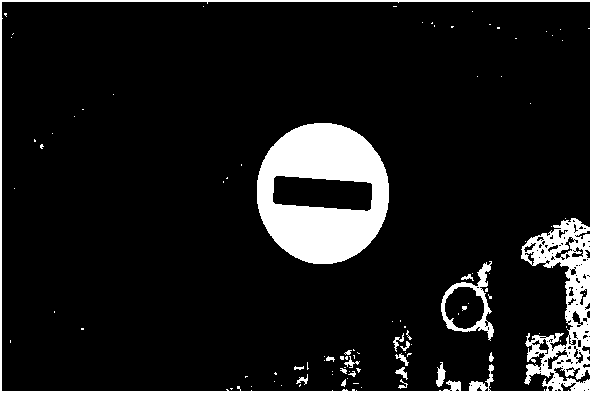
#> input picture image_processing/find_object/HSV_result1.png, 592 x 393 px
$ python -i find_outline.py   (imports and definitions only)
#> lines starting #> are read from the running program, lines starting #| are printed output that depends on the picture; after the words box and inside, x2 and y2 are one past the last pixel; in counts of white or black regions, pixels touching at a corner belong together
import cv2
import numpy as np
from skimage import io
from pathlib import Path

BASE_DIR = Path(__file__).parent
res = BASE_DIR.joinpath('outline_')

def findGreatesContour(contours):
    largest_area = 0
    largest_contour_index = -1
    i = 0
    total_contours = len(contours)
    while (i < total_contours ):
        area = cv2.contourArea(contours[i])
        if(area > largest_area):
            largest_area = area
            largest_contour_index = i
        i+=1

    return largest_area, largest_contour_index

def detectObjectContours(imageUrl, output_path):
#> called with imageUrl = 'HSV_result1.png', output_path = 'out.png'
    baseImage = io.imread(imageUrl)
#> baseImage is the input picture: shape (393, 592, 3); 10.2% white; 97 white regions (77 under 20 px), largest, box (x1, y1, x2, y2) and area: (257, 123, 389, 264) 11998, (0, 0, 592, 393) 9717, (441, 261, 494, 341) 982
    image = cv2.cvtColor(baseImage, cv2.COLOR_BGR2RGB)

    imageHSV = cv2.cvtColor(baseImage, cv2.COLOR_RGB2HSV)
#> imageHSV: shape (393, 592, 3); mean H, S, V 0, 0, 26

    mask1 = cv2.inRange(imageHSV, (0,50,20), (5,255,255))
#> mask1: shape (393, 592); every value is 0
    mask2 = cv2.inRange(imageHSV, (175,50,20), (180,255,255))

    mask = cv2.bitwise_or(mask1, mask2)
    onlyRed = cv2.bitwise_and(image, image, mask=mask)
#> onlyRed: shape (393, 592, 3); every value is 0

    kernel = np.ones((9,9),np.uint8)
    opening = cv2.morphologyEx(onlyRed, cv2.MORPH_OPEN, kernel)

    resultImage = imageHSV.copy()
    resultImage[(mask > 0)] = [0, 0, 255]

    imageRGB = cv2.cvtColor(resultImage, cv2.COLOR_HSV2BGR)

    gray = cv2.cvtColor(imageRGB, cv2.COLOR_BGR2GRAY)
#> gray: shape (393, 592); 10.2% white; 97 white regions (77 under 20 px)

    _, threshold = cv2.threshold(gray, 254, 255, cv2.THRESH_BINARY)

    counturResult = np.zeros(image.shape, dtype = np.uint8)
    copyImage = image.copy()

    contours, hierarchy = cv2.findContours(threshold,cv2.RETR_TREE,cv2.CHAIN_APPROX_SIMPLE)
#> contours = 244 contours, 197 with area under 20; largest, box (x1, y1, x2, y2) and area: (0, 0, 592, 393) 231672, (1, 1, 591, 392) 222513, (257, 123, 389, 264) 14555, (272, 175, 373, 212) 2874, (441, 261, 494, 341) 2110
    cv2.drawContours(counturResult, contours, -1, (0, 0, 255), 3)
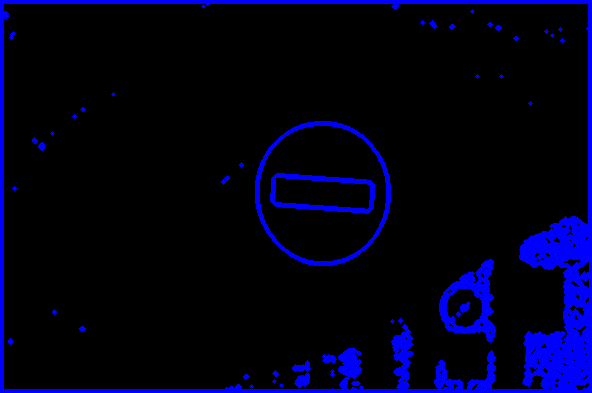
#> counturResult: shape (393, 592, 3); mean of channels 0, 1, 2 0, 0, 25.8; drawn as R, G, B
    cv2.drawContours(copyImage, contours, -1, (0, 0, 255), 3)
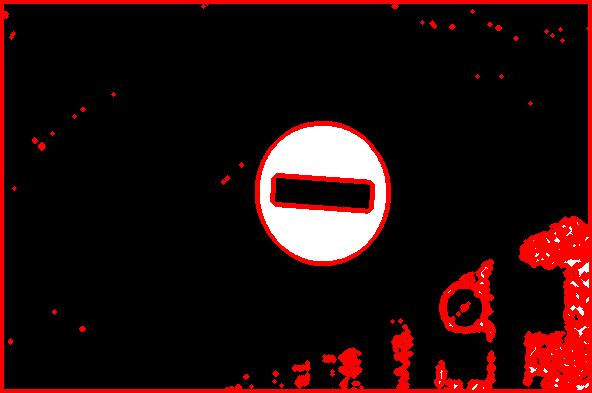
#> copyImage: shape (393, 592, 3); 10.1% of pixels changed, all inside (x1, y1, x2, y2) = (0, 0, 592, 393)

    kernel = np.ones((9,9),np.uint8)
    opening = cv2.morphologyEx(counturResult, cv2.MORPH_OPEN, kernel)
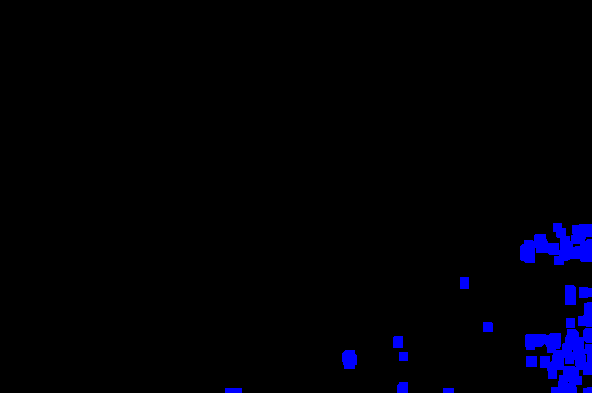
#> opening: shape (393, 592, 3); mean of channels 0, 1, 2 0, 0, 6.9; drawn as R, G, B

    opening = cv2.morphologyEx(threshold, cv2.MORPH_OPEN, kernel)
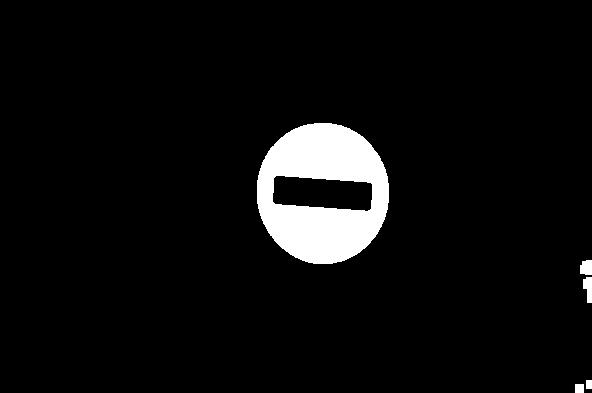
#> opening: shape (393, 592); 5.4% white; 5 white regions

    counturResult = np.zeros(image.shape, dtype = np.uint8)
    copyImage = image.copy()

    contours, hierarchy = cv2.findContours(opening,cv2.RETR_TREE,cv2.CHAIN_APPROX_SIMPLE)
#> contours = 6 contours; box (x1, y1, x2, y2) and area: (257, 123, 389, 264) 14555, (272, 175, 373, 212) 2874, (583, 277, 592, 303) 139, (580, 260, 592, 275) 136, (575, 384, 584, 393) 64, (586, 380, 592, 389) 40
    cv2.drawContours(counturResult, contours, -1, (0, 0, 255), 3)
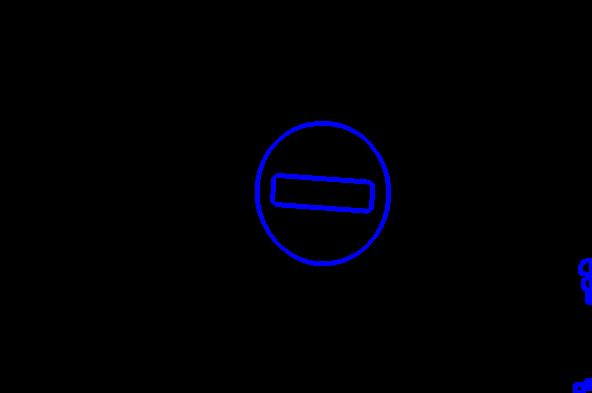
#> counturResult: shape (393, 592, 3); mean of channels 0, 1, 2 0, 0, 4.1; drawn as R, G, B
    cv2.drawContours(copyImage, contours, -1, (0, 0, 255), 3)
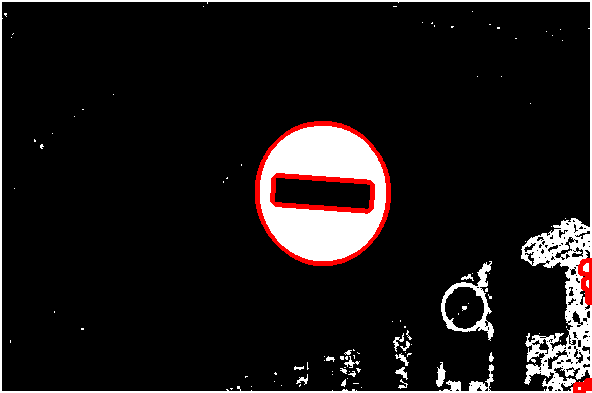
#> copyImage: shape (393, 592, 3); 1.63% of pixels changed, all inside (x1, y1, x2, y2) = (255, 121, 592, 393)


    _, index = findGreatesContour(contours)
#> in findGreatesContour, `total_contours = len(contours)`: total_contours = 6
#> the loop in findGreatesContour, `while (i < total_contours ):` made 6 passes
#> (area, largest_area) on passes 1, 3, 5: (64, 64), (139, 139), (14555, 14555)
#> area on passes 2, 4, 6: 40, 136.5, 2873.5
#> after the loop in findGreatesContour, `while (i < total_contours ):`: largest_area = 14555; largest_contour_index = 4
#> index = 4

    counturResult = np.zeros(image.shape, dtype = np.uint8)
    cv2.drawContours(counturResult, contours, index, (0, 0, 255), 3)

    cv2.imwrite(output_path, cv2.cvtColor(counturResult, cv2.COLOR_RGB2BGR))
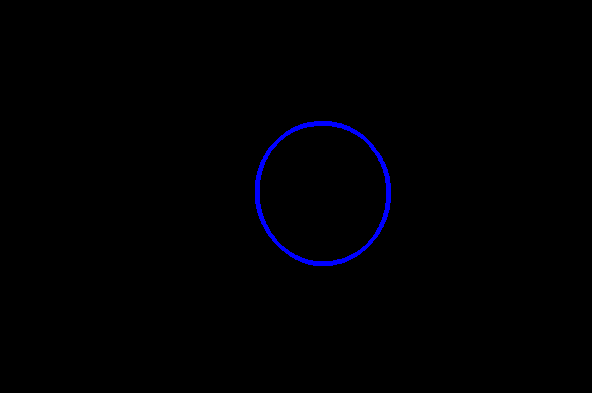
#> saved as out.png: shape (393, 592, 3); mean B, G, R 2.1, 0, 0


def main():
    detectObjectContours("https://habrastorage.org/r/w1560/getpro/habr/upload_files/13a/8bb/bb5/13a8bbbb52f60bad2637a2fb6fd3c725.png", f"{res}result1.png")
    detectObjectContours("https://habrastorage.org/r/w1560/getpro/habr/upload_files/cc2/a6a/679/cc2a6a679de23ddb153a686bcde33671.png", f"{res}result2.png")

# [2 lines not run here, left out]

>>> result = detectObjectContours('HSV_result1.png', 'out.png')
